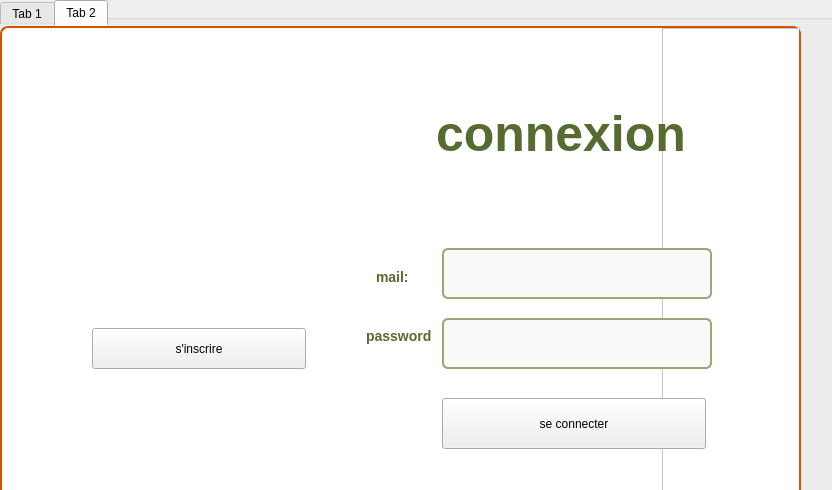
<?xml version="1.0" encoding="UTF-8"?>
<ui version="4.0">
 <class>Dialog</class>
 <widget class="QDialog" name="Dialog">
  <property name="geometry">
   <rect>
    <x>0</x>
    <y>0</y>
    <width>832</width>
    <height>490</height>
   </rect>
  </property>
  <property name="windowTitle">
   <string>Dialog</string>
  </property>
  <widget class="QGroupBox" name="groupBox">
   <property name="geometry">
    <rect>
     <x>-20</x>
     <y>0</y>
     <width>1291</width>
     <height>521</height>
    </rect>
   </property>
   <property name="title">
    <string>GroupBox</string>
   </property>
   <widget class="QTabWidget" name="tabWidget">
    <property name="geometry">
     <rect>
      <x>20</x>
      <y>0</y>
      <width>801</width>
      <height>511</height>
     </rect>
    </property>
    <property name="styleSheet">
     <string notr="true">QTabWidget::pane {
    border: 2px solid #D35400;
    border-radius: 8px;
    background-color: #FFFFFF;
}
</string>
    </property>
    <property name="currentIndex">
     <number>1</number>
    </property>
    <widget class="QWidget" name="tab">
     <attribute name="title">
      <string>Tab 1</string>
     </attribute>
     <widget class="QLabel" name="label_5">
      <property name="geometry">
       <rect>
        <x>-230</x>
        <y>0</y>
        <width>1401</width>
        <height>471</height>
       </rect>
      </property>
      <property name="styleSheet">
       <string notr="true">image:url(:/res/interface2.png)</string>
      </property>
      <property name="text">
       <string/>
      </property>
     </widget>
     <widget class="QFrame" name="frame_2">
      <property name="geometry">
       <rect>
        <x>0</x>
        <y>0</y>
        <width>151</width>
        <height>571</height>
       </rect>
      </property>
      <property name="styleSheet">
       <string notr="true">background-color: rgb(255, 255, 255);</string>
      </property>
      <property name="frameShape">
       <enum>QFrame::Shape::StyledPanel</enum>
      </property>
      <property name="frameShadow">
       <enum>QFrame::Shadow::Raised</enum>
      </property>
     </widget>
     <widget class="QLineEdit" name="lineEdit_3">
      <property name="geometry">
       <rect>
        <x>280</x>
        <y>200</y>
        <width>113</width>
        <height>26</height>
       </rect>
      </property>
     </widget>
     <widget class="QLineEdit" name="lineEdit_4">
      <property name="geometry">
       <rect>
        <x>280</x>
        <y>240</y>
        <width>113</width>
        <height>26</height>
       </rect>
      </property>
     </widget>
     <widget class="QLineEdit" name="lineEdit_5">
      <property name="geometry">
       <rect>
        <x>280</x>
        <y>280</y>
        <width>113</width>
        <height>26</height>
       </rect>
      </property>
     </widget>
     <widget class="QLineEdit" name="lineEdit_6">
      <property name="geometry">
       <rect>
        <x>280</x>
        <y>160</y>
        <width>113</width>
        <height>26</height>
       </rect>
      </property>
     </widget>
     <widget class="QLineEdit" name="lineEdit_7">
      <property name="geometry">
       <rect>
        <x>280</x>
        <y>90</y>
        <width>270</width>
        <height>41</height>
       </rect>
      </property>
      <property name="styleSheet">
       <string notr="true">/* --- QLineEdit Styling (Fine Border with Olive Green) --- */
QLineEdit {
    padding: 8px;
    border: 1.5px solid #A3A37A; /* Olive Green fine border */
    border-radius: 6px; /* Smooth rounded edges */
    font-size: 16px;
    color: #2C3E50; /* Dark grey text */
    background-color: #FAFAF8; /* Soft white background */
    height: 30px; /* Ensures consistency */
    min-width: 250px; /* Keeps input size uniform */
    transition: all 0.3s ease-in-out;
}

/* --- Focus Effect for QLineEdit --- */
QLineEdit:focus {
    border: 1.5px solid #808000; /* Darker Olive Green when focused */
    background-color: #FFFFFF; /* White background */
    box-shadow: 0px 0px 6px rgba(128, 128, 0, 0.4); /* Soft glow */
    outline: none;
}

/* --- Placeholder Styling --- */
QLineEdit::placeholder {
    color: #A9A9A9; /* Soft grey placeholder text */
    font-style: italic;
}

/* --- Password Field Styling --- */
QLineEdit[echoMode=&quot;2&quot;] {  
    letter-spacing: 4px; /* Adjust spacing for password dots */
}</string>
      </property>
     </widget>
     <widget class="QPushButton" name="pushButton_3">
      <property name="geometry">
       <rect>
        <x>540</x>
        <y>310</y>
        <width>214</width>
        <height>41</height>
       </rect>
      </property>
      <property name="styleSheet">
       <string notr="true">/* --- QPushButton Styling (Bright Olive Green with Animation) --- */
QPushButton {
    background-color: #8B9B3D;       /* Bright Olive Green */
    color: white;                    /* White text */
    padding: 12px 30px;               /* Generous padding */
    font-size: 16px;                  /* Font size */
    font-weight: bold;                /* Bold text */
    border-radius: 8px;               /* Rounded corners */
    border: 2px solid #6C7C2F;        /* Dark olive border */
    min-width: 150px;                 /* Minimum button width */
    text-align: center;               /* Center text */
    transition: all 0.3s ease-in-out; /* Smooth transition */
    opacity: 0;                       /* Start with the text hidden */
    animation: fadeInText 0.5s forwards; /* Text fade-in animation */
}

/* --- Hover Effect for QPushButton (Bright Olive Green) --- */
QPushButton:hover {
    background-color: #A4C73C;        /* Lighter Olive Green on hover */
    box-shadow: 0px 5px 20px rgba(139, 155, 61, 0.6); /* Subtle shadow */
    cursor: pointer;                  /* Pointer cursor on hover */
    transform: scale(1.05);            /* Button slightly grows on hover */
}

/* --- Pressed State (Slight Movement and Darker Color) --- */
QPushButton:pressed {
    background-color: #7A8F33;        /* Darker Olive Green when pressed */
    box-shadow: none;                  /* No shadow on press */
    transform: scale(0.98);            /* Slightly shrinks when pressed */
}

/* --- Disabled State for QPushButton (Gray) --- */
QPushButton:disabled {
    background-color: #BDBDBD;         /* Gray background */
    color: #888888;                    /* Gray text */
    cursor: not-allowed;               /* Disable cursor */
}

/* --- Focused State for QPushButton (Glow Effect) --- */
QPushButton:focus {
    outline: none;                     /* Remove default outline */
    box-shadow: 0px 0px 10px rgba(139, 155, 61, 0.8); /* Glowing effect */
}

/* --- Text Fade-in Animation (Button Text Animation) --- */
@keyframes fadeInText {
    0% {
        opacity: 0;    /* Text starts as invisible */
        transform: translateY(-10px);  /* Text starts slightly above */
    }
    100% {
        opacity: 1;    /* Text becomes fully visible */
        transform: translateY(0);  /* Text settles into place */
    }
}
</string>
      </property>
      <property name="text">
       <string>se connecter</string>
      </property>
     </widget>
    </widget>
    <widget class="QWidget" name="tab_2">
     <attribute name="title">
      <string>Tab 2</string>
     </attribute>
     <widget class="QFrame" name="frame">
      <property name="geometry">
       <rect>
        <x>660</x>
        <y>0</y>
        <width>151</width>
        <height>571</height>
       </rect>
      </property>
      <property name="styleSheet">
       <string notr="true">background-color: rgb(255, 255, 255);</string>
      </property>
      <property name="frameShape">
       <enum>QFrame::Shape::StyledPanel</enum>
      </property>
      <property name="frameShadow">
       <enum>QFrame::Shadow::Raised</enum>
      </property>
     </widget>
     <widget class="QLabel" name="label_4">
      <property name="geometry">
       <rect>
        <x>-80</x>
        <y>0</y>
        <width>851</width>
        <height>471</height>
       </rect>
      </property>
      <property name="styleSheet">
       <string notr="true">image: url(:/res/INTERCON.png);</string>
      </property>
      <property name="text">
       <string/>
      </property>
     </widget>
     <widget class="QLabel" name="label_2">
      <property name="geometry">
       <rect>
        <x>360</x>
        <y>300</y>
        <width>91</width>
        <height>20</height>
       </rect>
      </property>
      <property name="styleSheet">
       <string notr="true">/* --- QLabel Styling (Titres au-dessus des QLineEdit) --- */
QLabel {
    font-size: 14px;
    font-weight: bold;
    color: #556B2F; /* Olive Green */
    padding-bottom: 4px; /* Espacement avec le champ */
}
</string>
      </property>
      <property name="text">
       <string>password</string>
      </property>
     </widget>
     <widget class="QPushButton" name="pushButton">
      <property name="geometry">
       <rect>
        <x>90</x>
        <y>300</y>
        <width>214</width>
        <height>41</height>
       </rect>
      </property>
      <property name="styleSheet">
       <string notr="true">/* --- QPushButton Styling (Bright Olive Green with Animation) --- */
QPushButton {
    background-color: #8B9B3D;       /* Bright Olive Green */
    color: white;                    /* White text */
    padding: 12px 30px;               /* Generous padding */
    font-size: 16px;                  /* Font size */
    font-weight: bold;                /* Bold text */
    border-radius: 8px;               /* Rounded corners */
    border: 2px solid #6C7C2F;        /* Dark olive border */
    min-width: 150px;                 /* Minimum button width */
    text-align: center;               /* Center text */
    transition: all 0.3s ease-in-out; /* Smooth transition */
    opacity: 0;                       /* Start with the text hidden */
    animation: fadeInText 0.5s forwards; /* Text fade-in animation */
}

/* --- Hover Effect for QPushButton (Bright Olive Green) --- */
QPushButton:hover {
    background-color: #A4C73C;        /* Lighter Olive Green on hover */
    box-shadow: 0px 5px 20px rgba(139, 155, 61, 0.6); /* Subtle shadow */
    cursor: pointer;                  /* Pointer cursor on hover */
    transform: scale(1.05);            /* Button slightly grows on hover */
}

/* --- Pressed State (Slight Movement and Darker Color) --- */
QPushButton:pressed {
    background-color: #7A8F33;        /* Darker Olive Green when pressed */
    box-shadow: none;                  /* No shadow on press */
    transform: scale(0.98);            /* Slightly shrinks when pressed */
}

/* --- Disabled State for QPushButton (Gray) --- */
QPushButton:disabled {
    background-color: #BDBDBD;         /* Gray background */
    color: #888888;                    /* Gray text */
    cursor: not-allowed;               /* Disable cursor */
}

/* --- Focused State for QPushButton (Glow Effect) --- */
QPushButton:focus {
    outline: none;                     /* Remove default outline */
    box-shadow: 0px 0px 10px rgba(139, 155, 61, 0.8); /* Glowing effect */
}

/* --- Text Fade-in Animation (Button Text Animation) --- */
@keyframes fadeInText {
    0% {
        opacity: 0;    /* Text starts as invisible */
        transform: translateY(-10px);  /* Text starts slightly above */
    }
    100% {
        opacity: 1;    /* Text becomes fully visible */
        transform: translateY(0);  /* Text settles into place */
    }
}
</string>
      </property>
      <property name="text">
       <string>s'inscrire</string>
      </property>
     </widget>
     <widget class="QLineEdit" name="lineEdit">
      <property name="geometry">
       <rect>
        <x>440</x>
        <y>290</y>
        <width>270</width>
        <height>51</height>
       </rect>
      </property>
      <property name="styleSheet">
       <string notr="true">/* --- QLineEdit Styling (Fine Border with Olive Green) --- */
QLineEdit {
    padding: 8px;
    border: 1.5px solid #A3A37A; /* Olive Green fine border */
    border-radius: 6px; /* Smooth rounded edges */
    font-size: 16px;
    color: #2C3E50; /* Dark grey text */
    background-color: #FAFAF8; /* Soft white background */
    height: 30px; /* Ensures consistency */
    min-width: 250px; /* Keeps input size uniform */
    transition: all 0.3s ease-in-out;
}

/* --- Focus Effect for QLineEdit --- */
QLineEdit:focus {
    border: 1.5px solid #808000; /* Darker Olive Green when focused */
    background-color: #FFFFFF; /* White background */
    box-shadow: 0px 0px 6px rgba(128, 128, 0, 0.4); /* Soft glow */
    outline: none;
}

/* --- Placeholder Styling --- */
QLineEdit::placeholder {
    color: #A9A9A9; /* Soft grey placeholder text */
    font-style: italic;
}

/* --- Password Field Styling --- */
QLineEdit[echoMode=&quot;2&quot;] {  
    letter-spacing: 4px; /* Adjust spacing for password dots */
}</string>
      </property>
     </widget>
     <widget class="QLabel" name="label">
      <property name="geometry">
       <rect>
        <x>370</x>
        <y>230</y>
        <width>171</width>
        <height>41</height>
       </rect>
      </property>
      <property name="styleSheet">
       <string notr="true">/* --- QLabel Styling (Titres au-dessus des QLineEdit) --- */
QLabel {
    font-size: 14px;
    font-weight: bold;
    color: #556B2F; /* Olive Green */
    padding-bottom: 4px; /* Espacement avec le champ */
}
</string>
      </property>
      <property name="text">
       <string>mail:</string>
      </property>
     </widget>
     <widget class="QLabel" name="label_3">
      <property name="geometry">
       <rect>
        <x>420</x>
        <y>20</y>
        <width>301</width>
        <height>151</height>
       </rect>
      </property>
      <property name="styleSheet">
       <string notr="true">/* --- Title Styling for QLabel with ID 'title' --- */
    font-size: 50px;            /* Large font size for title */
    font-weight: bold;          /* Bold title */
    color: #556B2F;             /* Olive green color */
    padding-bottom: 20px;       /* Space between title and content */
    text-align: center;         /* Center align the title */
    margin-top: 40px;           /* Space at the top */
    font-family: 'Arial', sans-serif; /* Elegant font */


/* --- Optional: Hover Effect for Title --
    color: #3E4F1F;             /* Slightly darker olive green on hover */
    cursor: pointer;           /* Makes the title clickable */
</string>
      </property>
      <property name="text">
       <string>connexion</string>
      </property>
     </widget>
     <widget class="QPushButton" name="pushButton_2">
      <property name="geometry">
       <rect>
        <x>440</x>
        <y>370</y>
        <width>264</width>
        <height>51</height>
       </rect>
      </property>
      <property name="styleSheet">
       <string notr="true">/* --- QPushButton Styling (Bright Olive Green with Animation) --- */
QPushButton {
    background-color: #8B9B3D;       /* Bright Olive Green */
    color: white;                    /* White text */
    padding: 12px 30px;               /* Generous padding */
    font-size: 16px;                  /* Font size */
    font-weight: bold;                /* Bold text */
    border-radius: 8px;               /* Rounded corners */
    border: 2px solid #6C7C2F;        /* Dark olive border */
    min-width: 200px;                 /* Minimum button width */
    text-align: center;               /* Center text */
    transition: all 0.3s ease-in-out; /* Smooth transition */
    opacity: 0;                       /* Start with the text hidden */
    animation: fadeInText 0.5s forwards; /* Text fade-in animation */
}

/* --- Hover Effect for QPushButton (Bright Olive Green) --- */
QPushButton:hover {
    background-color: #A4C73C;        /* Lighter Olive Green on hover */
    box-shadow: 0px 5px 20px rgba(139, 155, 61, 0.6); /* Subtle shadow */
    cursor: pointer;                  /* Pointer cursor on hover */
    transform: scale(1.05);            /* Button slightly grows on hover */
}

/* --- Pressed State (Slight Movement and Darker Color) --- */
QPushButton:pressed {
    background-color: #7A8F33;        /* Darker Olive Green when pressed */
    box-shadow: none;                  /* No shadow on press */
    transform: scale(0.98);            /* Slightly shrinks when pressed */
}

/* --- Disabled State for QPushButton (Gray) --- */
QPushButton:disabled {
    background-color: #BDBDBD;         /* Gray background */
    color: #888888;                    /* Gray text */
    cursor: not-allowed;               /* Disable cursor */
}

/* --- Focused State for QPushButton (Glow Effect) --- */
QPushButton:focus {
    outline: none;                     /* Remove default outline */
    box-shadow: 0px 0px 10px rgba(139, 155, 61, 0.8); /* Glowing effect */
}

/* --- Text Fade-in Animation (Button Text Animation) --- */
@keyframes fadeInText {
    0% {
        opacity: 0;    /* Text starts as invisible */
        transform: translateY(-10px);  /* Text starts slightly above */
    }
    100% {
        opacity: 1;    /* Text becomes fully visible */
        transform: translateY(0);  /* Text settles into place */
    }
}
</string>
      </property>
      <property name="text">
       <string>se connecter</string>
      </property>
     </widget>
     <widget class="QLineEdit" name="lineEdit_2">
      <property name="geometry">
       <rect>
        <x>440</x>
        <y>220</y>
        <width>270</width>
        <height>51</height>
       </rect>
      </property>
      <property name="styleSheet">
       <string notr="true">/* --- QLineEdit Styling (Fine Border with Olive Green) --- */
QLineEdit {
    padding: 8px;
    border: 1.5px solid #A3A37A; /* Olive Green fine border */
    border-radius: 6px; /* Smooth rounded edges */
    font-size: 16px;
    color: #2C3E50; /* Dark grey text */
    background-color: #FAFAF8; /* Soft white background */
    height: 30px; /* Ensures consistency */
    min-width: 250px; /* Keeps input size uniform */
    transition: all 0.3s ease-in-out;
}

/* --- Focus Effect for QLineEdit --- */
QLineEdit:focus {
    border: 1.5px solid #808000; /* Darker Olive Green when focused */
    background-color: #FFFFFF; /* White background */
    box-shadow: 0px 0px 6px rgba(128, 128, 0, 0.4); /* Soft glow */
    outline: none;
}

/* --- Placeholder Styling --- */
QLineEdit::placeholder {
    color: #A9A9A9; /* Soft grey placeholder text */
    font-style: italic;
}

/* --- Password Field Styling --- */
QLineEdit[echoMode=&quot;2&quot;] {  
    letter-spacing: 4px; /* Adjust spacing for password dots */
}</string>
      </property>
     </widget>
    </widget>
   </widget>
  </widget>
 </widget>
 <resources/>
 <connections/>
</ui>
